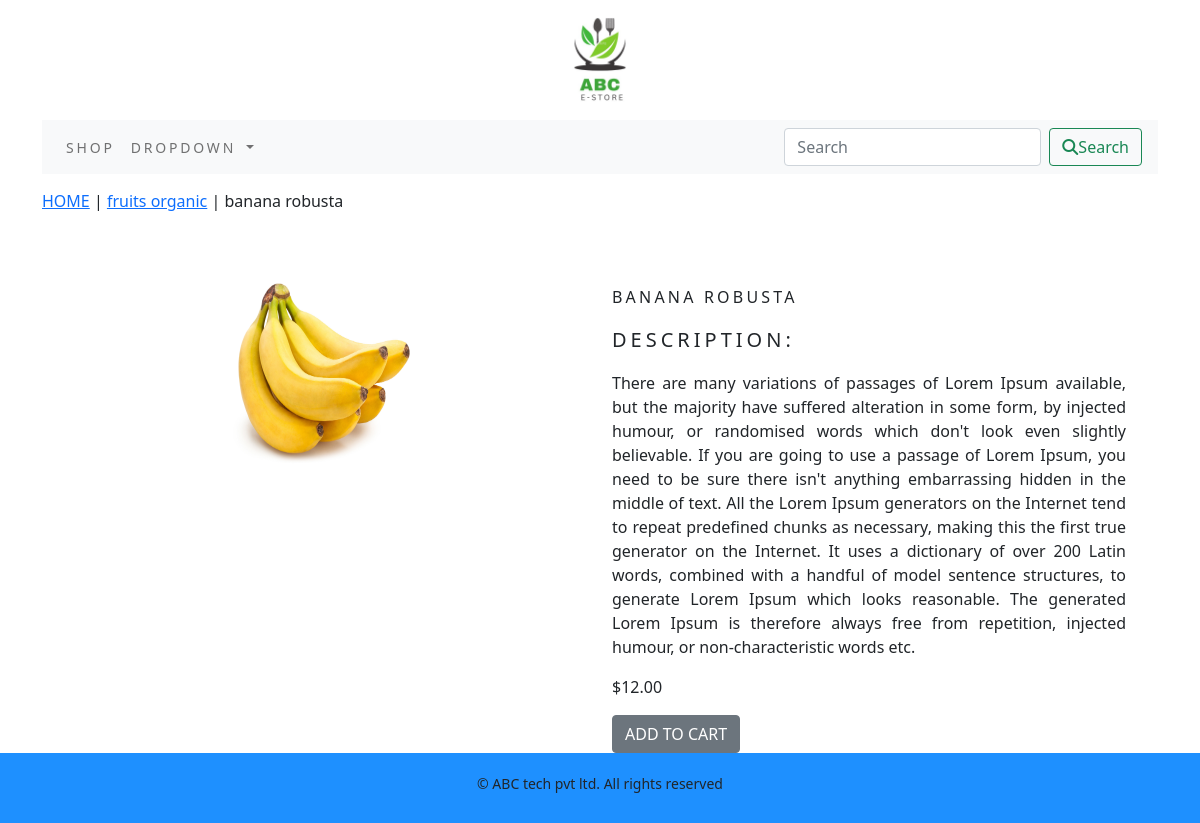
Screenshot of /shop/fruits-organic/banana-robusta/ with the database file from the repository.
### ecommerceapp/models.py (models this page shows, shortened)
class product(models.Model):
    name = models.CharField(max_length=250, unique=True)
    slug = models.SlugField(max_length=250, unique=True)
    description = models.TextField(blank=True)
    image = models.ImageField(upload_to='product')
    price = models.DecimalField(max_digits=10, decimal_places=2)
    stock = models.IntegerField()
    available = models.BooleanField(default=True)
    category = models.ForeignKey(category, on_delete=models.CASCADE)
    created = models.DateTimeField(auto_now_add=True)
    updated = models.DateTimeField(auto_now=True)
    class Meta:
        ordering = ('name',)
        verbose_name = 'product'
        verbose_name_plural = 'products'

class category(models.Model):
    name = models.CharField(max_length=250, unique=True)
    slug = models.SlugField(max_length=250, unique=True)
    description = models.TextField(blank=True)
    image = models.ImageField(upload_to='category')
    class Meta:
        ordering = ('name',)
        verbose_name = 'category'
        verbose_name_plural = 'categories'
    def get_url(self):
        return reverse("ecommerceapp:all_product_by_category",args=[self.slug])
    def __str__(self):
        return '{}'.format(self.name)

### ecommerceapp/views.py (the view)
# urls.py: path('<slug:c_slug>/<slug:product_slug>/', views.prodetail, name='procatdetail')
def prodetail(request,c_slug,product_slug):
    try:
        Product=product.objects.get(category__slug=c_slug,slug=product_slug)
    except Exception as e:
        raise e
    return render(request,'product.html', {'product':Product})

### cart/context_processors.py (called while the page is built)
def counter (request):
    item_count=0
    if 'admin' in request.path :
        return {}
    else:
        try:
            cart=Cart.objects.filter(cart_id=_cart_id(request))
            cart_items=Cartitem.objects.all().filter(cart=cart[:1])
            for cart_item in cart_items:
                item_count += cart_item.quantity
        except Cart.DoesNotExist:
            item_count=0
    return dict(item_count=item_count)

### cart/views.py (called while the page is built)
def _cart_id(request):
    cart=request.session.session_key
    if not cart:
        cart=request.session.create()
    return cart

### ecommerceapp/context_processors.py (called while the page is built)
def menu_links(request):
    links=category.objects.all
    return dict(links=links)

### templates/product.html (shortened to what this page needs)
{% extends 'base.html' %}
{% load static %}
{% block content %}
    <div class="row my_product_row">
        <div class="mx_auto">
            <p><a href="{% url 'ecommerceapp:allprodcat' %}">HOME</a> | <a href="{{ product.category.get_url }}">{{ product.category }}</a> | {{ product.name }}</p>
        </div>
    </div>
    <div class="container">
        <br>
        <div class="row">
            <div class="col-lg-6 text-center">
                <div style="min-width:18rem;">
                    <img class="my_product_image" src="{{ product.image.url }}" alt="{{ product.name }}">
                </div>
            </div>
            <div class="col-lg-6">
                <div>
                    <h1 class="product_title">{{ product.name }}</h1>
                    <p class="my_title">Description:</p>
                    <p class="text-justify my_prod_text">{{ product.description }}</p>
                    <p>${{ product.price }}</p>
                    {% if product.stock <= 0 %}
                        <p class="text-justify my_prod_text ">Out of stock</p>
                    {% else %}
                        <a class="btn btn-secondary" href="{% url 'cart:add_cart' product_id=product.id %}">ADD TO CART</a>
                    {% endif %}
                </div>
            </div>
        </div>
    </div>
{% endblock %}

### static/css/custom.css (style rules this page uses)
body { font-family: 'Noto Sans', sans-serif; }
.my_title { font-size: 20px; text-transform: uppercase; letter-spacing: .2em }
.my_product_row { padding-top:15px; padding-bottom:20px; }
.my_product_image { width:200px; height:200px; }
.product_title { font-size: 16px; text-transform: uppercase; letter-spacing:.2em; padding-top: 15px; padding-bottom:10px; }
.my_prod_text { padding-right:20px; }

### rows the page displays
product: category "fruits organic", name "banana robusta", image (picture), name "BANANA ROBUSTA", description "There are many variations of passages of Lorem Ipsum available, but the majority have suffered alteration in some form, by injected humour, or randomised words which don't look even slightly believable. If you are going to use a passage of Lorem Ipsum, you need to be sure there isn't anything embarrassing hidden in the middle of text. All the Lorem Ipsum generators on the Internet tend to repeat predefined chunks as necessary, making this the first true generator on the Internet. It uses a dictionary of over 200 Latin words, combined with a handful of model sentence structures, to generate Lorem Ipsum which looks reasonable. The generated Lorem Ipsum is therefore always free from…", price "12.00"
